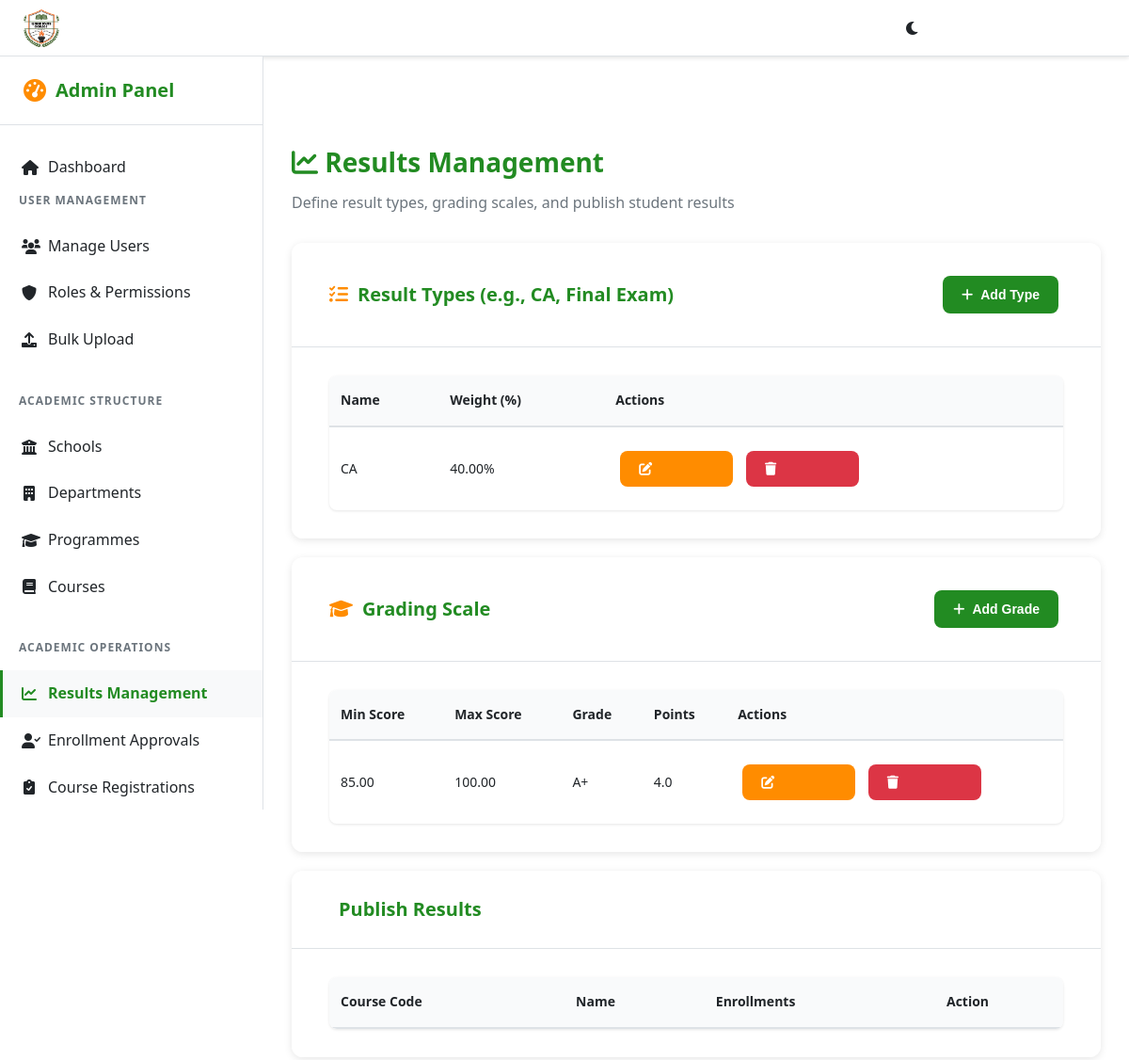
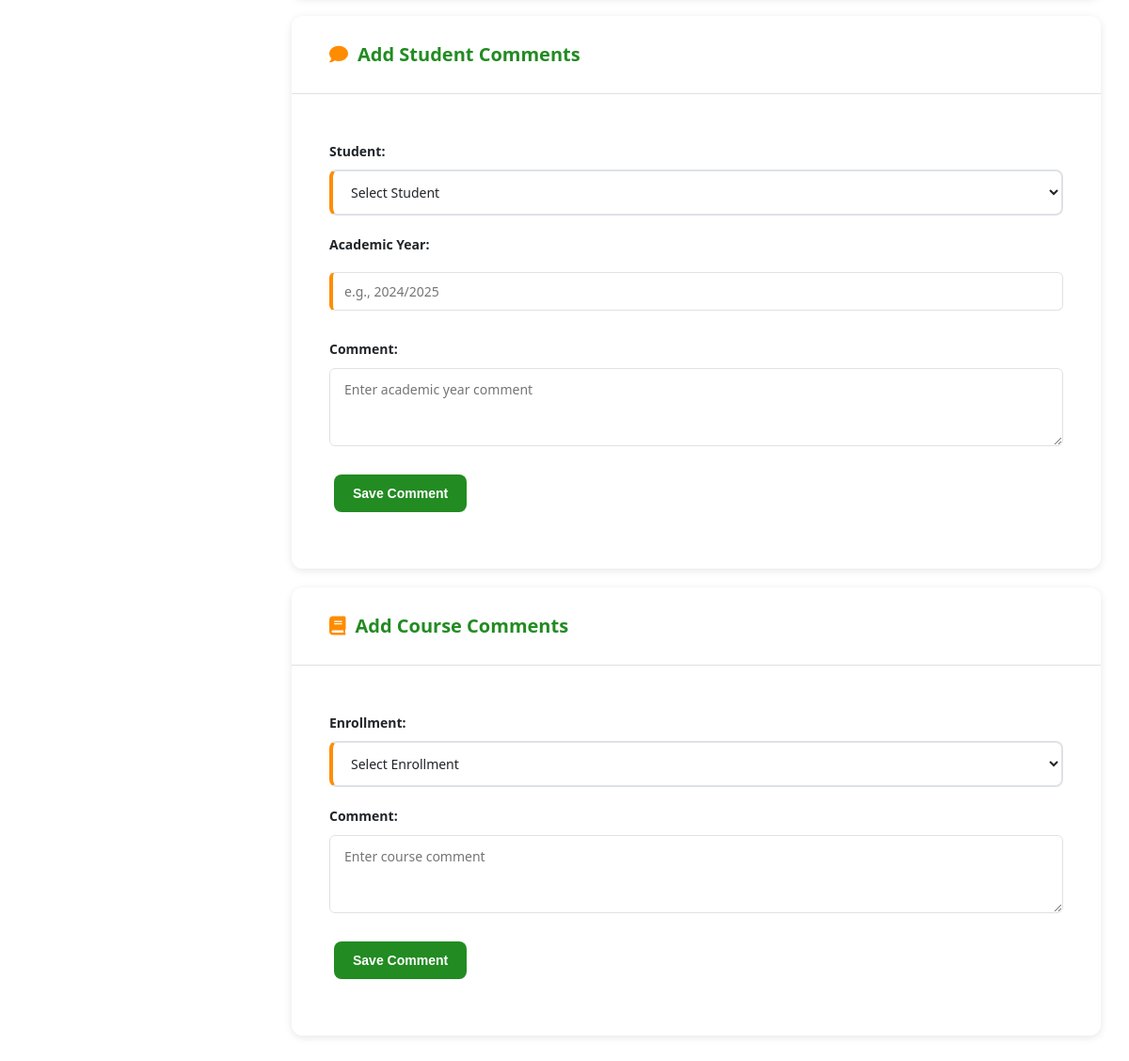
/admin/manage_results (signed in), run on the app's committed database (2 pictures, top to bottom).
### tables this page shows
CREATE TABLE `result_type` (
  `id` int(11) NOT NULL,
  `name` varchar(50) NOT NULL,
  `weight` decimal(5,2) NOT NULL,
  `created_at` timestamp NOT NULL DEFAULT current_timestamp()
);

CREATE TABLE `grading_scale` (
  `id` int(11) NOT NULL,
  `min_score` decimal(5,2) NOT NULL,
  `max_score` decimal(5,2) NOT NULL,
  `grade` varchar(5) NOT NULL,
  `points` decimal(3,1) NOT NULL,
  `created_at` timestamp NOT NULL DEFAULT current_timestamp()
);

### admin/manage_results.php (the view, shortened to what this page needs)
<?php
require_once '../auth.php';
$stmt = $pdo->prepare("SELECT u.*, ap.full_name, ap.staff_id FROM users u LEFT JOIN admin_profile ap ON u.id = ap.user_id WHERE u.id = ?");
$stmt->execute([currentUserId()]);
$user = $stmt->fetch();
try {
    $column_check = $pdo->query("SHOW COLUMNS FROM course_enrollment LIKE 'total_score'");
    if ($column_check->rowCount() == 0) {
        $pdo->exec("ALTER TABLE course_enrollment ADD COLUMN total_score DECIMAL(5,2) DEFAULT NULL");
    }
    $column_check = $pdo->query("SHOW COLUMNS FROM course_enrollment LIKE 'grade'");
    if ($column_check->rowCount() == 0) {
        $pdo->exec("ALTER TABLE course_enrollment ADD COLUMN grade VARCHAR(5) DEFAULT NULL");
    }
    $column_check = $pdo->query("SHOW COLUMNS FROM course_enrollment LIKE 'published'");
    if ($column_check->rowCount() == 0) {
        $pdo->exec("ALTER TABLE course_enrollment ADD COLUMN published TINYINT(1) DEFAULT 0");
    }
    $column_check = $pdo->query("SHOW COLUMNS FROM results LIKE 'admin_comment'");
    if ($column_check->rowCount() == 0) {
        $pdo->exec("ALTER TABLE results ADD COLUMN admin_comment TEXT NULL AFTER grade");
    }
} catch (Exception $e) {
    error_log("Result tables creation error: " . $e->getMessage());
}
$result_types = $pdo->query("SELECT * FROM result_type ORDER BY id")->fetchAll();
$grades = $pdo->query("SELECT * FROM grading_scale ORDER BY min_score DESC")->fetchAll();
?>
<!DOCTYPE html>
<html lang="en">
<head>
    <link rel="stylesheet" href="../assets/css/style.css">
    <link rel="stylesheet" href="../assets/css/admin-dashboard.css">
    <link href="https://cdnjs.cloudflare.com/ajax/libs/font-awesome/6.0.0/css/all.min.css" rel="stylesheet">
</head>
<body class="admin-layout" data-theme="light">
    <nav class="top-nav">
        <div class="nav-left">
            <div class="logo-container">
                <img src="../assets/images/lsc-logo.png" alt="LSC Logo" class="logo" onerror="this.style.display='none'">
                <span class="logo-text">LSC SRMS</span>
            </div>
        </div>
        <div class="nav-right">
            <div class="user-info">
                <span class="welcome-text">Welcome, <?php echo htmlspecialchars($user['full_name'] ?? 'Administrator'); ?></span>
                <span class="staff-id">(<?php echo htmlspecialchars($user['staff_id'] ?? 'N/A'); ?>)</span>
            </div>
            <div class="nav-actions">
                <button class="theme-toggle" onclick="toggleTheme()" title="Toggle Theme">
                    <i class="fas fa-moon" id="theme-icon"></i>
                </button>
                <div class="dropdown">
                    <button class="profile-btn" onclick="toggleDropdown()">
                        <i class="fas fa-user-circle"></i>
                        <i class="fas fa-chevron-down"></i>
                    </button>
                </div>
            </div>
        </div>
    </nav>
    <aside class="sidebar" id="sidebar">
        <div class="sidebar-header">
            <h3><i class="fas fa-tachometer-alt"></i> Admin Panel</h3>
        </div>
        <nav class="sidebar-nav">
            <a href="dashboard.php" class="nav-item">
                <i class="fas fa-home"></i>
                <span>Dashboard</span>
            </a>
            <div class="nav-section">
                <h4>User Management</h4>
                <a href="manage_users.php" class="nav-item">
                    <i class="fas fa-users"></i>
                    <span>Manage Users</span>
                </a>
                <a href="manage_roles.php" class="nav-item">
                    <i class="fas fa-shield-alt"></i>
                    <span>Roles & Permissions</span>
                </a>
                <a href="upload_users.php" class="nav-item">
                    <i class="fas fa-upload"></i>
                    <span>Bulk Upload</span>
                </a>
            </div>
            <div class="nav-section">
                <h4>Academic Structure</h4>
                <a href="manage_schools.php" class="nav-item">
                    <i class="fas fa-university"></i>
                    <span>Schools</span>
                </a>
                <a href="manage_departments.php" class="nav-item">
                    <i class="fas fa-building"></i>
                    <span>Departments</span>
                </a>
                <a href="manage_programmes.php" class="nav-item">
                    <i class="fas fa-graduation-cap"></i>
                    <span>Programmes</span>
                </a>
                <a href="manage_courses.php" class="nav-item">
                    <i class="fas fa-book"></i>
                    <span>Courses</span>
                </a>
            </div>
            <div class="nav-section">
                <h4>Academic Operations</h4>
                <a href="manage_results.php" class="nav-item active">
                    <i class="fas fa-chart-line"></i>
                    <span>Results Management</span>
                </a>
                <a href="enrollment_approvals.php" class="nav-item">
                    <i class="fas fa-user-check"></i>
                    <span>Enrollment Approvals</span>
                </a>
                <a href="course_registrations.php" class="nav-item">
                    <i class="fas fa-clipboard-check"></i>
                    <span>Course Registrations</span>
                </a>
            </div>
        </nav>
    </aside>
    <main class="main-content">
        <div class="content-header">
            <h1><i class="fas fa-chart-line"></i> Results Management</h1>
            <p>Define result types, grading scales, and publish student results</p>
        </div>
        <div class="data-panel">
            <div class="panel-header">
                <h3><i class="fas fa-tasks"></i> Result Types (e.g., CA, Final Exam)</h3>
                <button onclick="openModal('addTypeModal')" class="btn btn-primary"><i class="fas fa-plus"></i> Add Type</button>
            </div>
            <div class="panel-content">
                <?php if (empty($result_types)): ?>
                    <div class="empty-state">
                        <i class="fas fa-tasks"></i>
                        <p>No result types defined</p>
                    </div>
                <?php else: ?>
                    <div class="table-responsive">
                        <table class="data-table">
                            <thead>
                                <tr>
                                    <th>Name</th>
                                    <th>Weight (%)</th>
                                    <th>Actions</th>
                                </tr>
                            </thead>
                            <tbody>
                                <?php foreach ($result_types as $type): ?>
                                    <tr>
                                        <td><?php echo htmlspecialchars($type['name']); ?></td>
                                        <td><?php echo $type['weight']; ?>%</td>
                                        <td>
                                            <button class="btn btn-sm btn-warning" onclick="openEditTypeModal(<?php echo htmlspecialchars(json_encode($type)); ?>)"><i class="fas fa-edit"></i></button>
                                            <form method="POST" style="display: inline;" onsubmit="return confirm('Are you sure?');">
                                                <button type="submit" class="btn btn-sm btn-danger"><i class="fas fa-trash"></i></button>
                                            </form>
                                        </td>
                                    </tr>
                                <?php endforeach; ?>
                            </tbody>
                        </table>
                    </div>
                <?php endif; ?>
            </div>
        </div>
        <div class="data-panel">
            <div class="panel-header">
                <h3><i class="fas fa-graduation-cap"></i> Grading Scale</h3>
                <button onclick="openModal('addGradeModal')" class="btn btn-primary"><i class="fas fa-plus"></i> Add Grade</button>
            </div>
            <div class="panel-content">
                <?php if (empty($grades)): ?>
                    <div class="empty-state">
                        <i class="fas fa-graduation-cap"></i>
                        <p>No grades defined</p>
                    </div>
                <?php else: ?>
                    <div class="table-responsive">
                        <table class="data-table">
                            <thead>
                                <tr>
                                    <th>Min Score</th>
                                    <th>Max Score</th>
                                    <th>Grade</th>
                                    <th>Points</th>
                                    <th>Actions</th>
                                </tr>
                            </thead>
                            <tbody>
                                <?php foreach ($grades as $grade): ?>
                                    <tr>
                                        <td><?php echo $grade['min_score']; ?></td>
                                        <td><?php echo $grade['max_score']; ?></td>
                                        <td><?php echo htmlspecialchars($grade['grade']); ?></td>
                                        <td><?php echo $grade['points']; ?></td>
                                        <td>
                                            <button class="btn btn-sm btn-warning" onclick="openEditGradeModal(<?php echo htmlspecialchars(json_encode($grade)); ?>)"><i class="fas fa-edit"></i></button>
                                            <form method="POST" style="display: inline;" onsubmit="return confirm('Are you sure?');">
                                                <button type="submit" class="btn btn-sm btn-danger"><i class="fas fa-trash"></i></button>
                                            </form>
                                        </td>
                                    </tr>
                                <?php endforeach; ?>
                            </tbody>
                        </table>
                    </div>
                <?php endif; ?>
            </div>
        </div>
        <div class="data-panel">
            <div class="panel-header">
                <h3><i class="fas fa-publish"></i> Publish Results</h3>
            </div>
            <div class="panel-content">
                <div class="table-responsive">
                    <table class="data-table">
                        <thead>
                            <tr>
                                <th>Course Code</th>
                                <th>Name</th>
                                <th>Enrollments</th>
                                <th>Action</th>
                            </tr>
                        </thead>
                    </table>
                </div>
            </div>
        </div>
        <div class="data-panel">
            <div class="panel-header">
                <h3><i class="fas fa-comment"></i> Add Student Comments</h3>
            </div>
            <div class="panel-content">
                <form method="POST">
                    <div class="form-group">
                        <label for="student_user_id">Student:</label>
                        <select id="student_user_id" name="student_user_id" required>
                            <option value="">Select Student</option>
                        </select>
                    </div>
                    <div class="form-group">
                        <label for="academic_year">Academic Year:</label>
                        <input type="text" id="academic_year" name="academic_year" placeholder="e.g., 2024/2025" required>
                    </div>
                    <div class="form-group">
                        <label for="comment">Comment:</label>
                        <textarea id="comment" name="comment" rows="3" placeholder="Enter academic year comment" required></textarea>
                    </div>
                    <button type="submit" class="btn btn-primary">Save Comment</button>
                </form>
            </div>
        </div>
        <div class="data-panel">
            <div class="panel-header">
                <h3><i class="fas fa-book"></i> Add Course Comments</h3>
            </div>
            <div class="panel-content">
                <form method="POST">
                    <div class="form-group">
                        <label for="enrollment_id">Enrollment:</label>
                        <select id="enrollment_id" name="enrollment_id" required>
                            <option value="">Select Enrollment</option>
                        </select>
                    </div>
                    <div class="form-group">
                        <label for="course_comment">Comment:</label>
                        <textarea id="course_comment" name="comment" rows="3" placeholder="Enter course comment" required></textarea>
                    </div>
                    <button type="submit" class="btn btn-primary">Save Comment</button>
                </form>
            </div>
        </div>
    </main>
</body>
</html>

### assets/css/style.css (style rules this page uses)
:root { --primary-orange: #FF8C00; --primary-green: #228B22; --light-orange: #FFA500; --light-green: #32CD32; --dark-orange: #FF6600; --dark-green: #006400; --white: #FFFFFF; --light-gray: #F5F5F5; --gray: #CCCCCC; --dark-gray: #333333; --shadow: rgba(0, 0, 0, 0.1); }
* { margin: 0; padding: 0; box-sizing: border-box; }
body { font-family: Arial, sans-serif; background: var(--white); min-height: 100vh; color: var(--dark-gray); line-height: 1.6; }
form { margin: 20px 0; }
input[type="text"], input[type="password"], input[type="email"] { width: 100%; padding: 15px; margin: 10px 0; border: 2px solid var(--gray); border-radius: 8px; font-size: 16px; transition: border-color 0.3s ease; }
button, .btn { background: var(--primary-green); color: var(--white); padding: 15px 30px; border: none; border-radius: 8px; font-size: 16px; font-weight: 600; cursor: pointer; transition: all 0.3s ease; text-decoration: none; display: inline-block; margin: 10px 5px; min-width: 120px; }
a { color: var(--primary-orange); text-decoration: none; font-weight: 500; transition: color 0.3s ease; }

### data on the page
result_type: name "CA", weight "40.00"
grading_scale: min_score "85.00", max_score "100.00", grade "A+", points "4.0"
